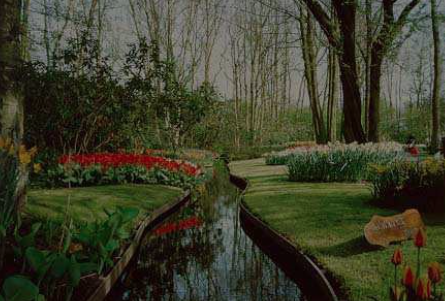
#> input picture paisagem.png, 445 x 301 px
$ jupyter execute --allow-errors FourrierTransform.ipynb
#> lines starting #> are read from the running program, lines starting #| are printed output that depends on the picture
[cell 1]
import cv2
import cupy as cp
import numpy as np
import matplotlib.pyplot as plt


img_cpu = cv2.imread('paisagem.png', cv2.IMREAD_GRAYSCALE).astype(np.float32)
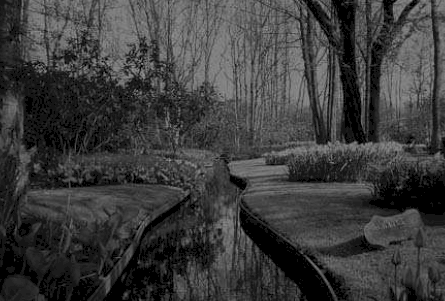
#> img_cpu: shape (301, 445) float32; min 0, max 154, mean 60
#> (the rest of this cell did not finish here and is left out)
